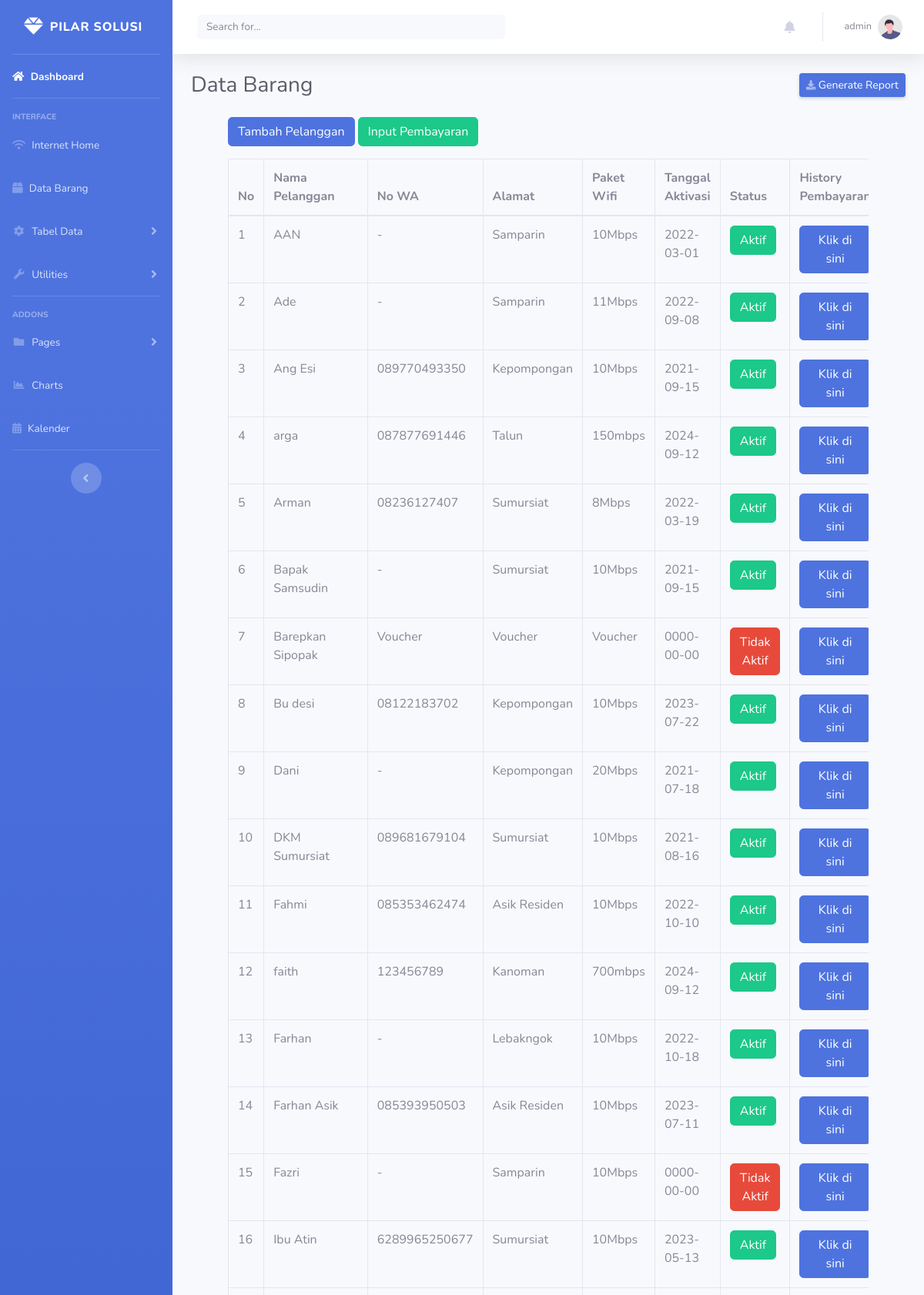
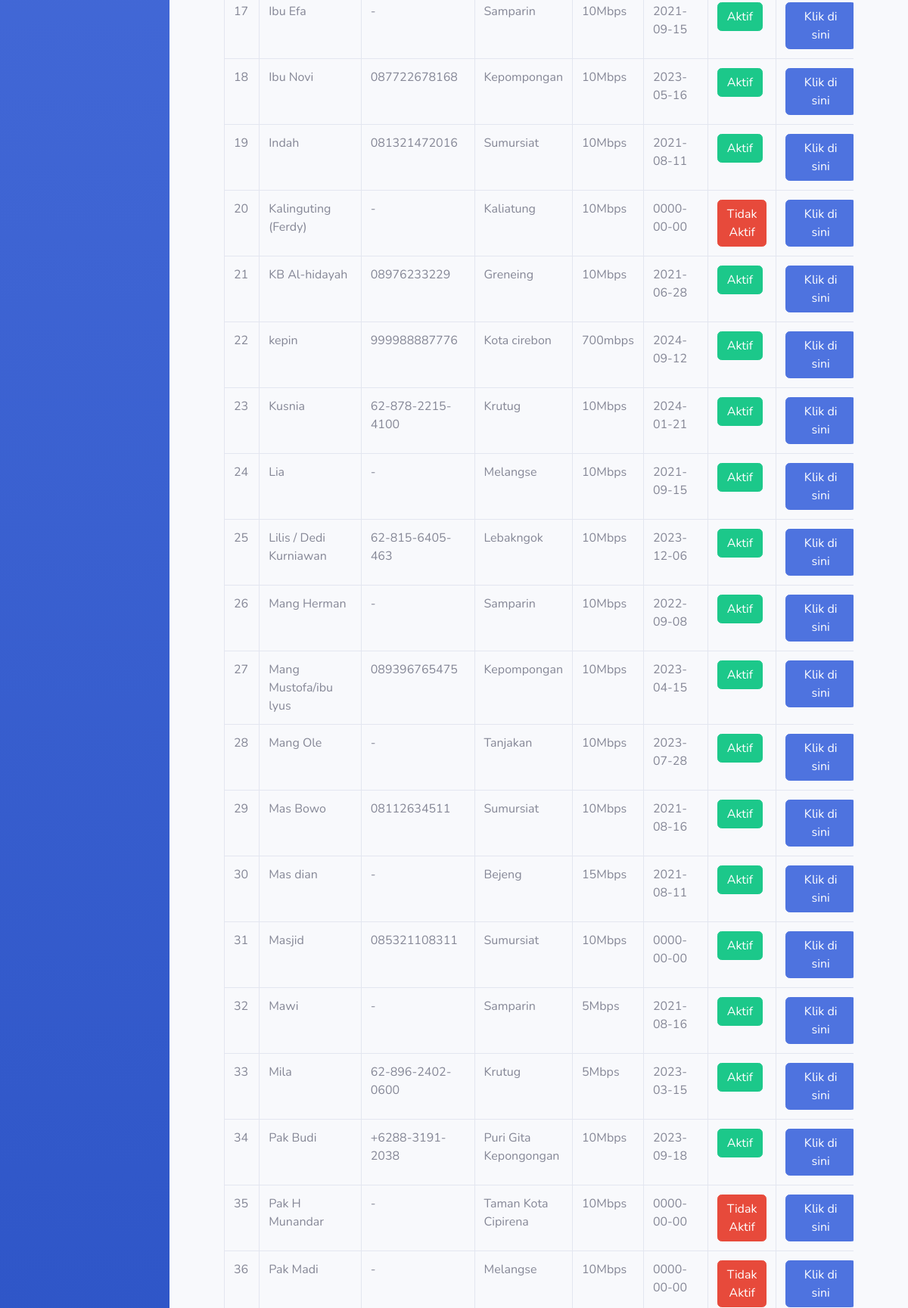
The app's page /internet_home.php (signed in, upper part) with its own data (2 pictures, top to bottom).
### tables this page shows
CREATE TABLE `user` (
  `id` int(11) NOT NULL,
  `username` varchar(50) NOT NULL,
  `password` varchar(255) NOT NULL,
  `role` enum('admin','manajemen','teknisi') NOT NULL
);

CREATE TABLE `pelanggan` (
  `id` int(11) NOT NULL,
  `nama_pelanggan` varchar(100) NOT NULL,
  `no_wa` varchar(20) NOT NULL,
  `alamat` text NOT NULL,
  `paket_wifi` varchar(50) NOT NULL,
  `tanggal_aktivasi` date NOT NULL,
  `status` enum('Aktif','Tidak Aktif') DEFAULT 'Tidak Aktif'
);

### internet_home.php (the view, shortened to what this page needs)
<?php
$conn = new mysqli("localhost", "root", "", "pilarapp");
$id = $_SESSION['id'];
$query = "SELECT username FROM user WHERE id = ?";
$stmt = $conn->prepare($query);
$stmt->bind_param("i", $id);
$stmt->execute();
$stmt->bind_result($username);
?>
<!DOCTYPE html>
<html lang="en">
<head>
    <link rel="stylesheet" href="https://cdnjs.cloudflare.com/ajax/libs/font-awesome/6.0.0-beta3/css/all.min.css">
    <link href="vendor/fontawesome-free/css/all.min.css" rel="stylesheet" type="text/css">
    <link href="css/sb-admin-2.min.css" rel="stylesheet">
</head>
<body id="page-top">
    <div id="wrapper">
        <ul class="navbar-nav bg-gradient-primary sidebar sidebar-dark accordion" id="accordionSidebar">
            <a class="sidebar-brand d-flex align-items-center justify-content-center" href="index.html">
                <div class="sidebar-brand-icon">
                <i class="fa-solid fa-gem" style="font-size: 25px;"></i>
                </div>
                <div class="sidebar-brand-text mx-2">Pilar solusi</div>
            </a>
            <hr class="sidebar-divider my-0">
            <li class="nav-item active">
                <a class="nav-link" href="index.php">
                    <i class="fa fa-home"></i>
                    <span>Dashboard</span></a>
            </li>
            <hr class="sidebar-divider">
            <div class="sidebar-heading">
                Interface
            </div>
            <li class="nav-item">
                <a class="nav-link" href="internet_home.php">
                <i class="fa-solid fa-wifi"></i>
                    <span>Internet Home</span></a>
            </li>
            <li class="nav-item">
                <a class="nav-link" href="data_barang.php">
                <i class="fas fa-box"></i>
                    <span>Data Barang</span></a>
            </li>
            <li class="nav-item">
                <a class="nav-link collapsed" href="#" data-toggle="collapse" data-target="#collapseTwo"
                    aria-expanded="true" aria-controls="collapseTwo">
                    <i class="fas fa-fw fa-cog"></i>
                    <span>Tabel Data</span>
                </a>
            </li>
            <li class="nav-item">
                <a class="nav-link collapsed" href="#" data-toggle="collapse" data-target="#collapseUtilities"
                    aria-expanded="true" aria-controls="collapseUtilities">
                    <i class="fas fa-fw fa-wrench"></i>
                    <span>Utilities</span>
                </a>
            </li>
            <hr class="sidebar-divider">
            <div class="sidebar-heading">
                Addons
            </div>
            <li class="nav-item">
                <a class="nav-link collapsed" href="#" data-toggle="collapse" data-target="#collapsePages"
                    aria-expanded="true" aria-controls="collapsePages">
                    <i class="fas fa-fw fa-folder"></i>
                    <span>Pages</span>
                </a>
            </li>
            <li class="nav-item">
                <a class="nav-link" href="charts.html">
                    <i class="fas fa-fw fa-chart-area"></i>
                    <span>Charts</span></a>
            </li>
             <li class="nav-item">
                <a class="nav-link" href="kalender.php">
                    <i class="fa-solid fa-calendar-days"></i>
                    <span>Kalender</span></a>
            </li>
            <hr class="sidebar-divider d-none d-md-block">
            <div class="text-center d-none d-md-inline">
                <button class="rounded-circle border-0" id="sidebarToggle"></button>
            </div>
        </ul>
        <div id="content-wrapper" class="d-flex flex-column">
            <div id="content">
                <nav class="navbar navbar-expand navbar-light bg-white topbar mb-4 static-top shadow">
                    <form
                        class="d-none d-sm-inline-block form-inline mr-auto ml-md-3 my-2 my-md-0 mw-100 navbar-search">
                        <div class="input-group">
                            <input type="text" class="form-control bg-light border-0 small" placeholder="Search for..."
                                aria-label="Search" aria-describedby="basic-addon2" id="search">
                        </div>
                    </form>
                    <ul class="navbar-nav ml-auto">
                <li class="nav-item dropdown no-arrow mx-1">
            <a class="nav-link dropdown-toggle" href="#" id="alertsDropdown" role="button" data-toggle="dropdown" aria-haspopup="true" aria-expanded="false">
        <i class="fas fa-bell fa-fw"></i>
    </a>
</li>
                        <li class="nav-item dropdown no-arrow">
    <a class="nav-link dropdown-toggle" id="userDropdown" role="button"
        data-toggle="dropdown" aria-haspopup="true" aria-expanded="false">
        <span class="mr-2 d-none d-lg-inline text-gray-600 small"><?php echo htmlspecialchars($username); ?></span>
        <img class="img-profile rounded-circle"
        src="img/undraw_profile.svg">
    </a>
</li>
                    </ul>
                </nav>
                <div class="container-fluid">
                    <div class="d-sm-flex align-items-center justify-content-between mb-4">
                        <h1 class="h3 mb-0 text-gray-800">Data Barang</h1>
                        <a href="#" class="d-none d-sm-inline-block btn btn-sm btn-primary shadow-sm">
                            <i class="fas fa-download fa-sm text-white-50"></i> Generate Report</a>
                    </div>
                    <div class="container">
   <div class="container">
        <button class="btn btn-primary" data-toggle="modal" data-target="#tambahPelangganModal">Tambah Pelanggan</button>
        <button class="btn btn-success" data-toggle="modal" data-target="#inputPembayaranModal">Input Pembayaran</button>
        <div class="table-responsive mt-3">
            <table class="table table-bordered" id="pelangganTable">
                <thead>
                    <tr>
                        <th>No</th>
                        <th>Nama Pelanggan</th>
                        <th>No WA</th>
                        <th>Alamat</th>
                        <th>Paket Wifi</th>
                        <th>Tanggal Aktivasi</th>
                        <th>Status</th>
                        <th>History Pembayaran</th>
                    </tr>
                </thead>
                <tbody>
                    <?php
                    $conn = new mysqli("localhost", "root", "", "pilarapp");
                    $sql = "SELECT p.id, p.nama_pelanggan, p.no_wa, p.alamat, p.paket_wifi, p.tanggal_aktivasi, p.status, COUNT(pb.id) AS jumlah_pembayaran
                            FROM pelanggan p
                            LEFT JOIN pembayaran pb ON p.id = pb.pelanggan_id
                            GROUP BY p.nama_pelanggan ASC";
                    $result = $conn->query($sql);
                    if ($result->num_rows > 0) {
                        $no = 1;
                        while ($row = $result->fetch_assoc()) {
                            $statusButtonClass = $row['status'] == 'Aktif' ? 'btn-success' : 'btn-danger';
                            echo "<tr>
                                    <td>" . $no++ . "</td>
                                    <td>" . $row['nama_pelanggan'] . "</td>
                                    <td>" . $row['no_wa'] . "</td>
                                    <td>" . $row['alamat'] . "</td>
                                    <td>" . $row['paket_wifi'] . "</td>
                                    <td>" . $row['tanggal_aktivasi'] . "</td>
                                    <td>
                                        <button id='status-button-" . $row['id'] . "'
                                                class='btn $statusButtonClass'
                                                onclick='toggleStatus(" . $row['id'] . ", \"" . $row['status'] . "\")'>" . $row['status'] . "</button>
                                    </td>
                                    <td><a href='history_pembayaran.php?id=" . $row['id'] . "' class='btn btn-primary'>Klik di sini</a></td>
                                </tr>";
                        }
                    }
                    ?>
                </tbody>
            </table>
        </div>
    </div>
</div>
</div>
</div>
        </div>
    </div>
</body>
</html>

### records on screen
user: username "admin"
pelanggan: nama_pelanggan "AAN", no_wa "-", alamat "Samparin", paket_wifi "10Mbps", tanggal_aktivasi "2022-03-01", status "Aktif"
pelanggan: nama_pelanggan "Ade", no_wa "-", alamat "Samparin", paket_wifi "11Mbps", tanggal_aktivasi "2022-09-08", status "Aktif"
pelanggan: nama_pelanggan "Ang Esi", no_wa "089770493350", alamat "Kepompongan", paket_wifi "10Mbps", tanggal_aktivasi "2021-09-15", status "Aktif"
pelanggan: nama_pelanggan "arga", no_wa "087877691446", alamat "Talun", paket_wifi "150mbps", tanggal_aktivasi "2024-09-12", status "Aktif"
pelanggan: nama_pelanggan "Arman", no_wa "08236127407", alamat "Sumursiat", paket_wifi "8Mbps", tanggal_aktivasi "2022-03-19", status "Aktif"
pelanggan: nama_pelanggan "Bapak Samsudin", no_wa "-", alamat "Sumursiat", paket_wifi "10Mbps", tanggal_aktivasi "2021-09-15", status "Aktif"
pelanggan: nama_pelanggan "Barepkan Sipopak", no_wa "Voucher", alamat "Voucher", paket_wifi "Voucher", tanggal_aktivasi "0000-00-00", status "Tidak Aktif"
pelanggan: nama_pelanggan "Bu desi", no_wa "08122183702", alamat "Kepompongan", paket_wifi "10Mbps", tanggal_aktivasi "2023-07-22", status "Aktif"
pelanggan: nama_pelanggan "Dani", no_wa "-", alamat "Kepompongan", paket_wifi "20Mbps", tanggal_aktivasi "2021-07-18", status "Aktif"
pelanggan: nama_pelanggan "DKM Sumursiat", no_wa "089681679104", alamat "Sumursiat", paket_wifi "10Mbps", tanggal_aktivasi "2021-08-16", status "Aktif"
pelanggan: nama_pelanggan "Fahmi", no_wa "085353462474", alamat "Asik Residen", paket_wifi "10Mbps", tanggal_aktivasi "2022-10-10", status "Aktif"
pelanggan: nama_pelanggan "faith", no_wa "123456789", alamat "Kanoman", paket_wifi "700mbps", tanggal_aktivasi "2024-09-12", status "Aktif"
pelanggan: nama_pelanggan "Farhan", no_wa "-", alamat "Lebakngok", paket_wifi "10Mbps", tanggal_aktivasi "2022-10-18", status "Aktif"
pelanggan: nama_pelanggan "Farhan Asik", no_wa "085393950503", alamat "Asik Residen", paket_wifi "10Mbps", tanggal_aktivasi "2023-07-11", status "Aktif"
pelanggan: nama_pelanggan "Fazri", no_wa "-", alamat "Samparin", paket_wifi "10Mbps", tanggal_aktivasi "0000-00-00", status "Tidak Aktif"
pelanggan: nama_pelanggan "Ibu Atin", no_wa "6289965250677", alamat "Sumursiat", paket_wifi "10Mbps", tanggal_aktivasi "2023-05-13", status "Aktif"
pelanggan: nama_pelanggan "Ibu Efa", no_wa "-", alamat "Samparin", paket_wifi "10Mbps", tanggal_aktivasi "2021-09-15", status "Aktif"
pelanggan: nama_pelanggan "Ibu Novi", no_wa "087722678168", alamat "Kepompongan", paket_wifi "10Mbps", tanggal_aktivasi "2023-05-16", status "Aktif"
pelanggan: nama_pelanggan "Indah", no_wa "081321472016", alamat "Sumursiat", paket_wifi "10Mbps", tanggal_aktivasi "2021-08-11", status "Aktif"
pelanggan: nama_pelanggan "Kalinguting (Ferdy)", no_wa "-", alamat "Kaliatung", paket_wifi "10Mbps", tanggal_aktivasi "0000-00-00", status "Tidak Aktif"
pelanggan: nama_pelanggan "KB Al-hidayah", no_wa "08976233229", alamat "Greneing", paket_wifi "10Mbps", tanggal_aktivasi "2021-06-28", status "Aktif"
pelanggan: nama_pelanggan "kepin", no_wa "999988887776", alamat "Kota cirebon", paket_wifi "700mbps", tanggal_aktivasi "2024-09-12", status "Aktif"
pelanggan: nama_pelanggan "Kusnia", no_wa "62-878-2215-4100", alamat "Krutug", paket_wifi "10Mbps", tanggal_aktivasi "2024-01-21", status "Aktif"
pelanggan: nama_pelanggan "Lia", no_wa "-", alamat "Melangse", paket_wifi "10Mbps", tanggal_aktivasi "2021-09-15", status "Aktif"
pelanggan: nama_pelanggan "Lilis / Dedi Kurniawan", no_wa "62-815-6405-463", alamat "Lebakngok", paket_wifi "10Mbps", tanggal_aktivasi "2023-12-06", status "Aktif"
pelanggan: nama_pelanggan "Mang Herman", no_wa "-", alamat "Samparin", paket_wifi "10Mbps", tanggal_aktivasi "2022-09-08", status "Aktif"
pelanggan: nama_pelanggan "Mang Mustofa/ibu lyus", no_wa "089396765475", alamat "Kepompongan", paket_wifi "10Mbps", tanggal_aktivasi "2023-04-15", status "Aktif"
pelanggan: nama_pelanggan "Mang Ole", no_wa "-", alamat "Tanjakan", paket_wifi "10Mbps", tanggal_aktivasi "2023-07-28", status "Aktif"
pelanggan: nama_pelanggan "Mas Bowo", no_wa "08112634511", alamat "Sumursiat", paket_wifi "10Mbps", tanggal_aktivasi "2021-08-16", status "Aktif"
pelanggan: nama_pelanggan "Mas dian", no_wa "-", alamat "Bejeng", paket_wifi "15Mbps", tanggal_aktivasi "2021-08-11", status "Aktif"
pelanggan: nama_pelanggan "Masjid", no_wa "085321108311", alamat "Sumursiat", paket_wifi "10Mbps", tanggal_aktivasi "0000-00-00", status "Aktif"
pelanggan: nama_pelanggan "Mawi", no_wa "-", alamat "Samparin", paket_wifi "5Mbps", tanggal_aktivasi "2021-08-16", status "Aktif"
pelanggan: nama_pelanggan "Mila", no_wa "62-896-2402-0600", alamat "Krutug", paket_wifi "5Mbps", tanggal_aktivasi "2023-03-15", status "Aktif"
pelanggan: nama_pelanggan "Pak Budi", no_wa "+6288-3191-2038", alamat "Puri Gita Kepongongan", paket_wifi "10Mbps", tanggal_aktivasi "2023-09-18", status "Aktif"
pelanggan: nama_pelanggan "Pak H Munandar", no_wa "-", alamat "Taman Kota Cipirena", paket_wifi "10Mbps", tanggal_aktivasi "0000-00-00", status "Tidak Aktif"
pelanggan: nama_pelanggan "Pak Madi", no_wa "-", alamat "Melangse", paket_wifi "10Mbps", tanggal_aktivasi "0000-00-00", status "Tidak Aktif"
